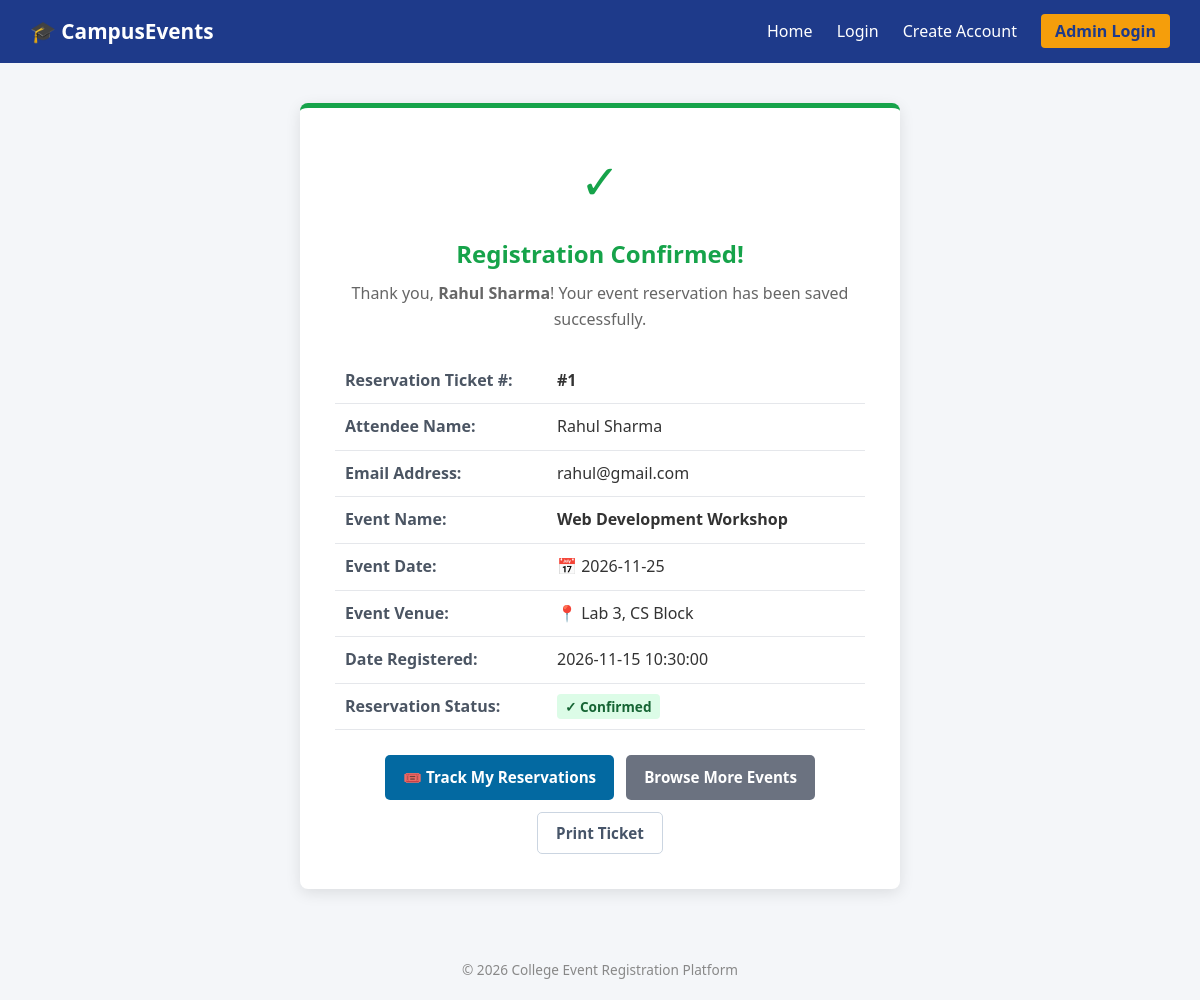
Page /success.php?id=1 on the committed database.
### tables this page shows
CREATE TABLE IF NOT EXISTS registrations (
    id INT AUTO_INCREMENT PRIMARY KEY,
    user_id INT NULL,
    name VARCHAR(150) NOT NULL,
    email VARCHAR(150) NOT NULL,
    event_name VARCHAR(255) NOT NULL,
    date_registered TIMESTAMP DEFAULT CURRENT_TIMESTAMP
);

CREATE TABLE IF NOT EXISTS events (
    id INT AUTO_INCREMENT PRIMARY KEY,
    name VARCHAR(255) NOT NULL,
    event_date DATE NOT NULL,
    description TEXT NOT NULL,
    venue VARCHAR(255) NOT NULL
);

### success.php (the view, shortened to what this page needs)
<?php
require_once 'db.php';
$registration_id = isset($_GET['id']) ? intval($_GET['id']) : 0;
$stmt = $conn->prepare("SELECT * FROM registrations WHERE id = ?");
$stmt->bind_param("i", $registration_id);
$stmt->execute();
$result = $stmt->get_result();
$registration = $result->fetch_assoc();
$event_details = null;
$ev_stmt = $conn->prepare("SELECT * FROM events WHERE name = ? LIMIT 1");
$ev_stmt->bind_param("s", $registration['event_name']);
$ev_stmt->execute();
$ev_res = $ev_stmt->get_result();
if ($ev_res && $ev_res->num_rows > 0) {
    $event_details = $ev_res->fetch_assoc();
}
?>
<!DOCTYPE html>
<html lang="en">
<head>
    <link rel="stylesheet" href="style.css">
</head>
<body>
<nav class="navbar">
    <a href="index.php" class="logo">🎓 CampusEvents</a>
    <div class="nav-links">
        <a href="index.php">Home</a>
        <?php if (isset($_SESSION['user_id'])): ?>
            <a href="my_reservations.php" style="color: #93c5fd; font-weight: bold;">My Reservations</a>
            <span style="color: #cbd5e1; font-size: 0.9rem;">👤 <?php echo htmlspecialchars($_SESSION['user_name']); ?></span>
            <a href="logout.php" style="color: #fca5a5;">Logout</a>
        <?php else: ?>
            <a href="login.php">Login</a>
            <a href="signup.php">Create Account</a>
        <?php endif; ?>
        <a href="admin_login.php" class="btn-admin">Admin Login</a>
    </div>
</nav>
<div class="container">
    <div class="success-card">
        <div class="success-icon">✓</div>
        <h2 style="color: #16a34a; margin-bottom: 8px;">Registration Confirmed!</h2>
        <p style="color: #666;">Thank you, <strong><?php echo htmlspecialchars($registration['name']); ?></strong>! Your event reservation has been saved successfully.</p>
        <table class="summary-table">
            <tr>
                <td class="label">Reservation Ticket #:</td>
                <td><strong>#<?php echo htmlspecialchars($registration['id']); ?></strong></td>
            </tr>
            <tr>
                <td class="label">Attendee Name:</td>
                <td><?php echo htmlspecialchars($registration['name']); ?></td>
            </tr>
            <tr>
                <td class="label">Email Address:</td>
                <td><?php echo htmlspecialchars($registration['email']); ?></td>
            </tr>
            <tr>
                <td class="label">Event Name:</td>
                <td><strong><?php echo htmlspecialchars($registration['event_name']); ?></strong></td>
            </tr>
            <?php if ($event_details): ?>
                <tr>
                    <td class="label">Event Date:</td>
                    <td>📅 <?php echo htmlspecialchars($event_details['event_date']); ?></td>
                </tr>
                <tr>
                    <td class="label">Event Venue:</td>
                    <td>📍 <?php echo htmlspecialchars($event_details['venue']); ?></td>
                </tr>
            <?php endif; ?>
            <tr>
                <td class="label">Date Registered:</td>
                <td><?php echo htmlspecialchars($registration['date_registered']); ?></td>
            </tr>
            <tr>
                <td class="label">Reservation Status:</td>
                <td><span style="background: #dcfce7; color: #166534; padding: 3px 8px; border-radius: 4px; font-weight: bold; font-size: 0.85rem;">✓ Confirmed</span></td>
            </tr>
        </table>
        <div style="margin-top: 25px; display: flex; justify-content: center; gap: 12px; flex-wrap: wrap;">
            <a href="my_reservations.php" class="btn" style="background-color: #0369a1;">🎟️ Track My Reservations</a>
            <a href="index.php" class="btn btn-secondary">Browse More Events</a>
            <button onclick="window.print()" class="btn btn-outline">Print Ticket</button>
        </div>
    </div>
</div>
<footer>
    &copy; <?php echo date('Y'); ?> College Event Registration Platform
</footer>
</body>
</html>

### style.css (style rules this page uses)
* { box-sizing: border-box; margin: 0; padding: 0; font-family: 'Segoe UI', Tahoma, Geneva, Verdana, sans-serif; }
body { background-color: #f4f6f9; color: #333; line-height: 1.6; }
.navbar { background-color: #1e3a8a; color: white; padding: 15px 30px; display: flex; justify-content: space-between; align-items: center; }
.navbar .logo { font-size: 1.3rem; font-weight: bold; color: white; text-decoration: none; }
.navbar .nav-links a { color: white; text-decoration: none; margin-left: 20px; font-weight: 500; }
.btn-admin { background-color: #f59e0b; padding: 6px 14px; border-radius: 4px; color: #1e3a8a !important; font-weight: bold !important; }
.container { max-width: 1000px; margin: 30px auto; padding: 0 20px; }
.btn { display: inline-block; padding: 10px 18px; background-color: #2563eb; color: white; text-decoration: none; border: none; border-radius: 5px; font-size: 0.95rem; cursor: pointer; font-weight: 600; text-align: center; }
.btn-secondary { background-color: #6b7280; }
.btn-outline { background-color: transparent; border: 1px solid #cbd5e1; color: #475569; }
.success-card { background: white; max-width: 600px; margin: 40px auto; padding: 35px; border-radius: 8px; box-shadow: 0 4px 15px rgba(0,0,0,0.1); text-align: center; border-top: 5px solid #16a34a; }
.success-icon { font-size: 3rem; color: #16a34a; margin-bottom: 15px; }
.summary-table { width: 100%; margin: 25px 0; text-align: left; border-collapse: collapse; }
.summary-table td { padding: 10px; border-bottom: 1px solid #e5e7eb; }
.summary-table td.label { font-weight: bold; color: #4b5563; width: 40%; }
footer { text-align: center; margin-top: 50px; padding: 20px; color: #888; font-size: 0.85rem; }

### rows in the picture
registrations: name "Rahul Sharma", id "1", email "rahul@gmail.com", event_name "Web Development Workshop", date_registered "2026-11-15 10:30:00"
events: event_date "2026-11-25", venue "Lab 3, CS Block"
